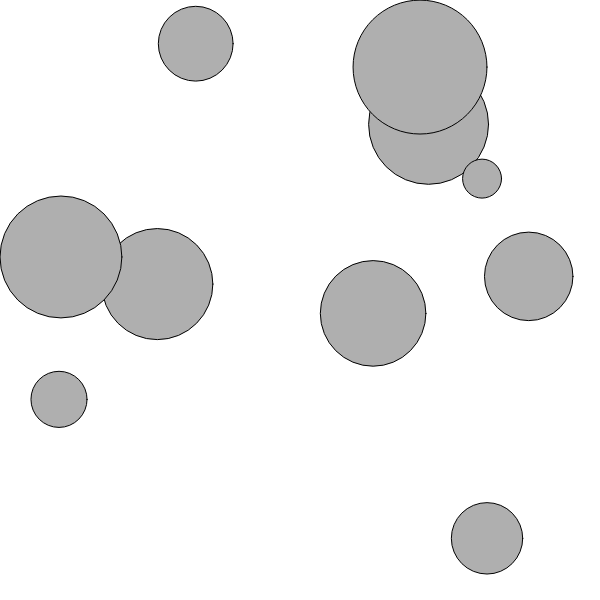
Frame 1 (no input)
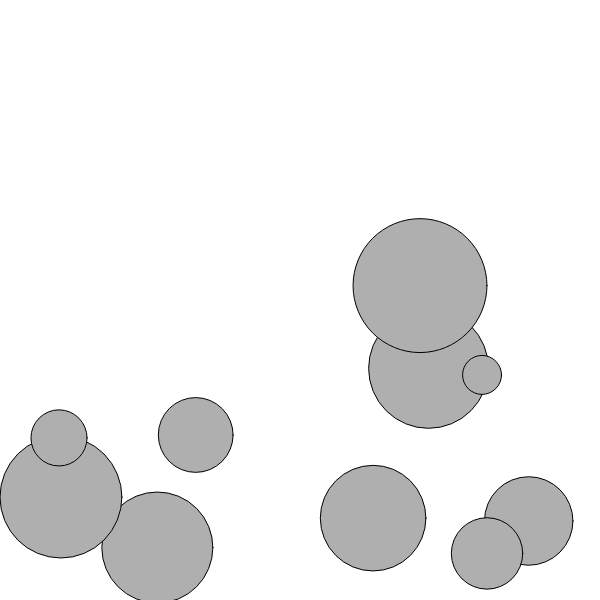
Frame 60 (no input)
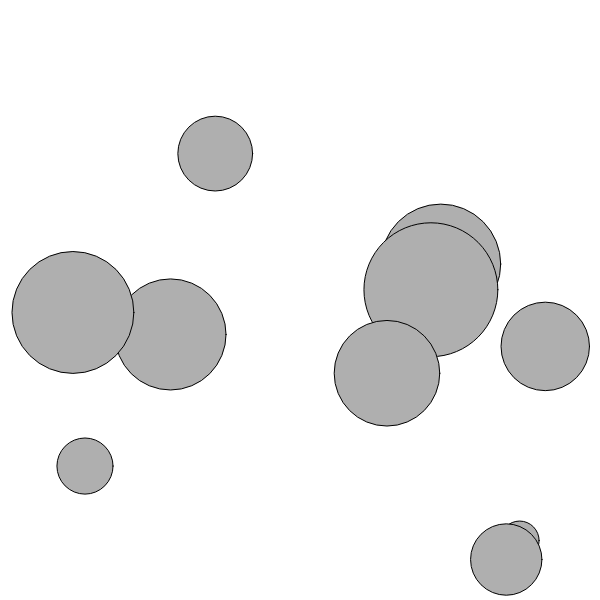
Frame 120 (the mouse pressed at the canvas centre since frame 60)

The p5.js sketch that drew these frames (run headless with seeded random() and noise() and a simulated clock; from frame 60 on, the mouse is pressed at the canvas centre):

// p5.js sketch
// ── sketch.js
class Mover {
  constructor(x, y, mass) {
    this.mass = mass;
    this.position = createVector(x, y, mass);
    this.velocity = createVector(0, 0);
    this.acceleration = createVector(0, 0);
    this.coeff = random(0.01, 1);
    this.radius = mass * 8;
  }

  applyForce(force) {
    let f = p5.Vector.div(force, this.mass);
    this.acceleration.add(f);
  }

  update() {
    this.velocity.add(this.acceleration);
    this.position.add(this.velocity);

    this.acceleration.mult(0);
  }

  calculateFriction() {
    return this.velocity.copy().mult(-1).setMag(this.coeff);
  }

  isSelected() {
    if(mouseIsPressed) {
      let mouse = createVector(mouseX, mouseY);
      if (p5.Vector.dist(mouse, this.position) < this.radius) {
        this.position = mouse;
        this.acceleration = createVector(0, 0);
        this.velocity = createVector(0, 0);
      }
    }
  }

  show() {
    stroke(0);
    fill(175);

    circle(this.position.x, this.position.y, this.radius * 2);
  }

  contactEdge() {
    return this.position.y > (height - this.radius - 1);
  }

  bounceEdges() {
    let bounce = -0.9
    if (this.position.x > width - this.radius) {
      this.position.x = width - this.radius;
      this.velocity.x *= bounce;
    } else if (this.position.x < this.radius) {
      this.position.x = this.radius;
      this.velocity.x *= bounce;
    }
    if (this.position.y > height - this.radius) {
      this.position.y = height - this.radius;
      this.velocity.y *= bounce;
    }
    if (this.position.y < this.radius) {
      this.position.y = this.radius;
      this.velocity.y *= bounce;
    }
  }
}

let movers;

function setup() {
  createCanvas(600, 600);
  movers = new Array(10);
  for (let i = 0; i < 10; i++) {
    movers[i] = new Mover(random(width), random(height), random(10))
  }
}

function draw() {
  background(255);
  let gravity = createVector(0, 1);
  let wind = createVector(0.05, 0);
  for (let i = 0; i < 10; i++) {
    if (mouseIsPressed) {
      movers[i].applyForce(wind);
    }

    if (movers[i].contactEdge()) {
      let friction = movers[i].calculateFriction();
      movers[i].applyForce(friction);
    }

    movers[i].isSelected();
    movers[i].applyForce(gravity);
    movers[i].bounceEdges();
    movers[i].update();
    movers[i].show();
  }
}
